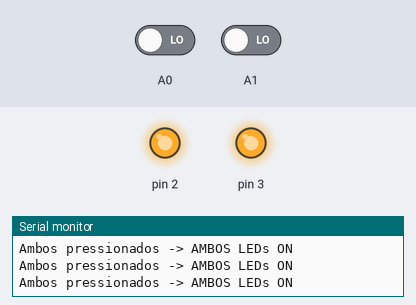
Bench run of a program on a simulated Arduino Uno, built with avr-gcc and run on an emulated ATmega328P. Parts: output pins drawn as LEDs (lit = HIGH), the last lines printed to the serial monitor. The test bench sets the inputs (shaded band); at power-on: A0 LOW, A1 LOW.

Above: at 2.8 s.
2.9 s: A0 driven HIGH
At 3.5 s:
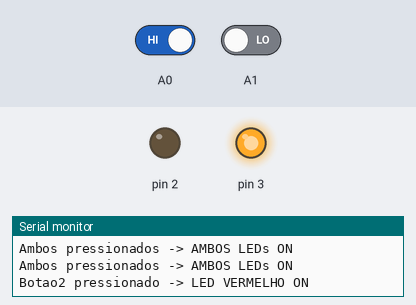
4.5 s: A1 driven HIGH
At 6.2 s:
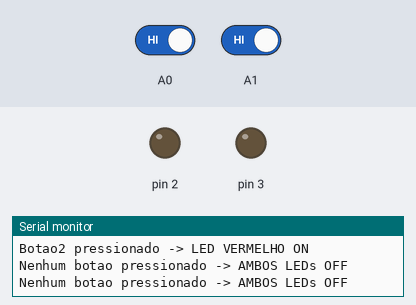
6.5 s: A0 driven LOW
At 7.8 s:
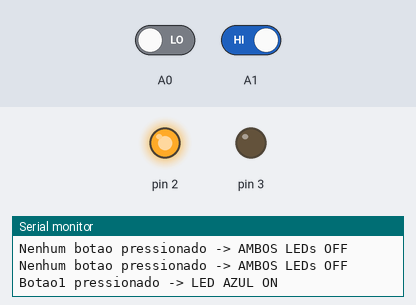
8.5 s: A1 driven LOW
At 9.4 s:
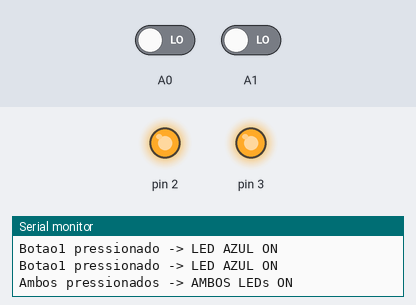
Timing chart, 0 to 11.5 s (numbered marks = the images above; inputs shaded):
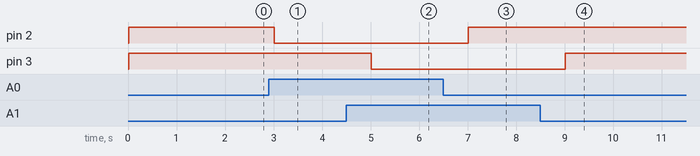

Measured:
- after the input at 2.9 s, pin 2: HIGH → LOW after 0.11 s
- after the input at 4.5 s, pin 3: HIGH → LOW after 0.51 s
- after the input at 6.5 s, pin 2: LOW → HIGH after 0.52 s
- after the input at 8.5 s, pin 3: LOW → HIGH after 0.52 s

The program:

main.cpp
```cpp
#include <Arduino.h>

// Estrutura Variavel Botao
typedef struct Botao

{
  int periferico;
  int estado;
};
Botao Botao1;
Botao Botao2;


 typedef struct Leds

 {
  int periferico;
 };

 Leds Led_azul;
 Leds Led_vermelho;


int baudRate = 9600;

// Variável case
int caso = 0;

// Funções para cada caso
void Caso_0() { // Botão 1 pressionado -> LED AZUL ligado
  Serial.println("Botao1 pressionado -> LED AZUL ON");
  digitalWrite(Led_azul.periferico, HIGH);
  digitalWrite(Led_vermelho.periferico, LOW);
}

void Caso_1() { // Botão 2 pressionado -> LED VERMELHO ligado
  Serial.println("Botao2 pressionado -> LED VERMELHO ON");
  digitalWrite(Led_azul.periferico, LOW);
  digitalWrite(Led_vermelho.periferico, HIGH);
}

void Caso_2() { // Ambos pressionados -> Ambos LEDs ligados
  Serial.println("Ambos pressionados -> AMBOS LEDs ON");
  digitalWrite(Led_azul.periferico, HIGH);
  digitalWrite(Led_vermelho.periferico, HIGH);
}

void Caso_3() { // Nenhum pressionado -> Ambos desligados
  Serial.println("Nenhum botao pressionado -> AMBOS LEDs OFF");
  digitalWrite(Led_azul.periferico, LOW);
  digitalWrite(Led_vermelho.periferico, LOW);
}

void setup() {
  Serial.begin(baudRate);
  Serial.println("--- Código sem debounce (simples) ---");

  // Configurar as portas para o Botao
  Botao1.periferico = A0;
  Botao2.periferico = A1;

  // Input Botoes
  pinMode(Botao1.periferico, INPUT);
  pinMode(Botao2.periferico, INPUT);

  Led_azul.periferico = 2;
  Led_vermelho.periferico = 3;

  // Output dos LEDs
  pinMode(Led_azul.periferico, OUTPUT);
  pinMode(Led_vermelho.periferico, OUTPUT);

  // LEDs inicialmente desligados
  digitalWrite(Led_azul.periferico, LOW);
  digitalWrite(Led_vermelho.periferico, LOW);
}

void loop() {
  // Leitura Botoes
  Botao1.estado = digitalRead(Botao1.periferico);
  Botao2.estado = digitalRead(Botao2.periferico);

  // Determina 'caso' com as regras pedidas
  if (Botao1.estado == LOW && Botao2.estado == HIGH) {
    caso = 0; // botão 1 pressionado -> Caso 0
  } else if (Botao1.estado == HIGH && Botao2.estado == LOW) {
    caso = 1; // botão 2 pressionado -> Caso 1
  } else if (Botao1.estado == LOW && Botao2.estado == LOW) {
    caso = 2; // ambos pressionados -> Caso 2
  } else {
    caso = 3; // nenhum pressionado -> Caso 3 (LEDs OFF)
  }

  // Executa o caso usando SWITCH (mesma estrutura)
  switch (caso) {
    case 0:
      Caso_0();
      break;

    case 1:
      Caso_1();
      break;

    case 2:
      Caso_2();
      break;

    case 3:
      Caso_3();
      break;

    default:
      Serial.println("Erro");
      digitalWrite(Led_azul.periferico, LOW);
      digitalWrite(Led_vermelho.periferico, LOW);
      break;
  }


  delay(1000);
}
```
